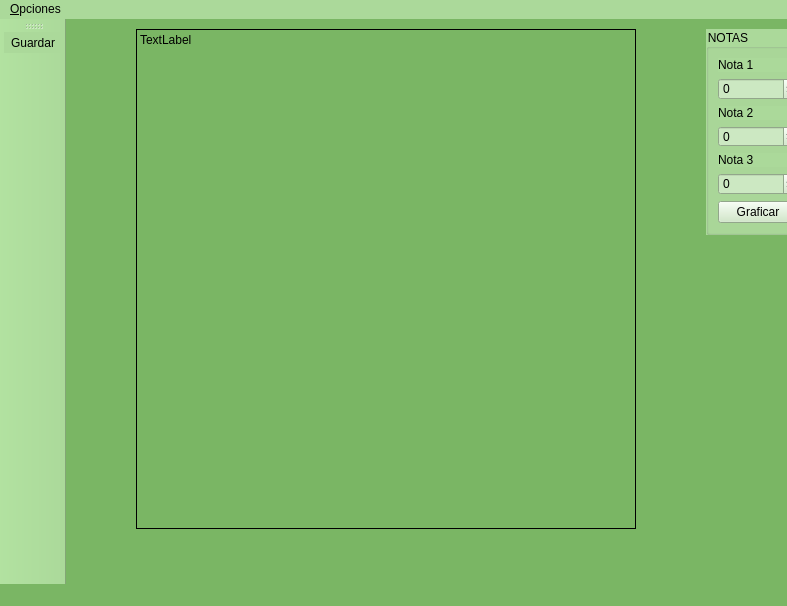
<?xml version="1.0" encoding="UTF-8"?>
<ui version="4.0">
 <class>Principal</class>
 <widget class="QMainWindow" name="Principal">
  <property name="geometry">
   <rect>
    <x>0</x>
    <y>0</y>
    <width>787</width>
    <height>606</height>
   </rect>
  </property>
  <property name="windowTitle">
   <string>Principal</string>
  </property>
  <property name="styleSheet">
   <string notr="true">background-color: rgb(122, 182, 100);</string>
  </property>
  <widget class="QWidget" name="centralwidget">
   <widget class="QLabel" name="cuadro">
    <property name="geometry">
     <rect>
      <x>70</x>
      <y>10</y>
      <width>500</width>
      <height>500</height>
     </rect>
    </property>
    <property name="minimumSize">
     <size>
      <width>500</width>
      <height>500</height>
     </size>
    </property>
    <property name="frameShape">
     <enum>QFrame::Box</enum>
    </property>
    <property name="text">
     <string>TextLabel</string>
    </property>
    <property name="alignment">
     <set>Qt::AlignLeading|Qt::AlignLeft|Qt::AlignTop</set>
    </property>
   </widget>
   <widget class="QGroupBox" name="groupBox">
    <property name="geometry">
     <rect>
      <x>640</x>
      <y>10</y>
      <width>104</width>
      <height>206</height>
     </rect>
    </property>
    <property name="styleSheet">
     <string notr="true">background-color: rgb(171, 217, 154);</string>
    </property>
    <property name="title">
     <string>NOTAS</string>
    </property>
    <layout class="QVBoxLayout" name="verticalLayout">
     <item>
      <widget class="QLabel" name="label">
       <property name="text">
        <string>Nota 1</string>
       </property>
      </widget>
     </item>
     <item>
      <widget class="QSpinBox" name="inNota1">
       <property name="styleSheet">
        <string notr="true">background-color: rgb(204, 232, 194);</string>
       </property>
       <property name="maximum">
        <number>400</number>
       </property>
      </widget>
     </item>
     <item>
      <widget class="QLabel" name="label_2">
       <property name="text">
        <string>Nota 2</string>
       </property>
      </widget>
     </item>
     <item>
      <widget class="QSpinBox" name="inNota2">
       <property name="styleSheet">
        <string notr="true">background-color: rgb(204, 232, 194);</string>
       </property>
       <property name="maximum">
        <number>400</number>
       </property>
      </widget>
     </item>
     <item>
      <widget class="QLabel" name="label_3">
       <property name="text">
        <string>Nota 3</string>
       </property>
      </widget>
     </item>
     <item>
      <widget class="QSpinBox" name="inNota3">
       <property name="styleSheet">
        <string notr="true">background-color: rgb(204, 232, 194);</string>
       </property>
       <property name="maximum">
        <number>400</number>
       </property>
      </widget>
     </item>
     <item>
      <widget class="QPushButton" name="cmdGraficar">
       <property name="styleSheet">
        <string notr="true">background-color: rgb(204, 232, 194);</string>
       </property>
       <property name="text">
        <string>Graficar</string>
       </property>
      </widget>
     </item>
    </layout>
   </widget>
  </widget>
  <widget class="QMenuBar" name="menubar">
   <property name="geometry">
    <rect>
     <x>0</x>
     <y>0</y>
     <width>787</width>
     <height>20</height>
    </rect>
   </property>
   <property name="styleSheet">
    <string notr="true">background-color: rgb(171, 217, 154);</string>
   </property>
   <widget class="QMenu" name="menu_Opciones">
    <property name="styleSheet">
     <string notr="true">background-color: rgb(204, 232, 194);</string>
    </property>
    <property name="title">
     <string>&amp;Opciones</string>
    </property>
    <addaction name="action_Guardar"/>
    <addaction name="action_Salir"/>
   </widget>
   <addaction name="menu_Opciones"/>
  </widget>
  <widget class="QStatusBar" name="statusbar"/>
  <widget class="QToolBar" name="toolBar">
   <property name="minimumSize">
    <size>
     <width>50</width>
     <height>0</height>
    </size>
   </property>
   <property name="windowTitle">
    <string>toolBar</string>
   </property>
   <property name="styleSheet">
    <string notr="true">background-color: rgb(171, 217, 154);</string>
   </property>
   <attribute name="toolBarArea">
    <enum>LeftToolBarArea</enum>
   </attribute>
   <attribute name="toolBarBreak">
    <bool>false</bool>
   </attribute>
   <addaction name="action_Guardar"/>
  </widget>
  <action name="action_Guardar">
   <property name="icon">
    <iconset resource="recursos.qrc">
     <normaloff>:/imagenes/Recursos/disquete.png</normaloff>:/imagenes/Recursos/disquete.png</iconset>
   </property>
   <property name="text">
    <string>&amp;Guardar</string>
   </property>
  </action>
  <action name="action_Salir">
   <property name="icon">
    <iconset resource="recursos.qrc">
     <normaloff>:/imagenes/Recursos/salida.png</normaloff>:/imagenes/Recursos/salida.png</iconset>
   </property>
   <property name="text">
    <string>&amp;Salir</string>
   </property>
  </action>
 </widget>
 <resources>
  <include location="recursos.qrc"/>
 </resources>
 <connections/>
</ui>
